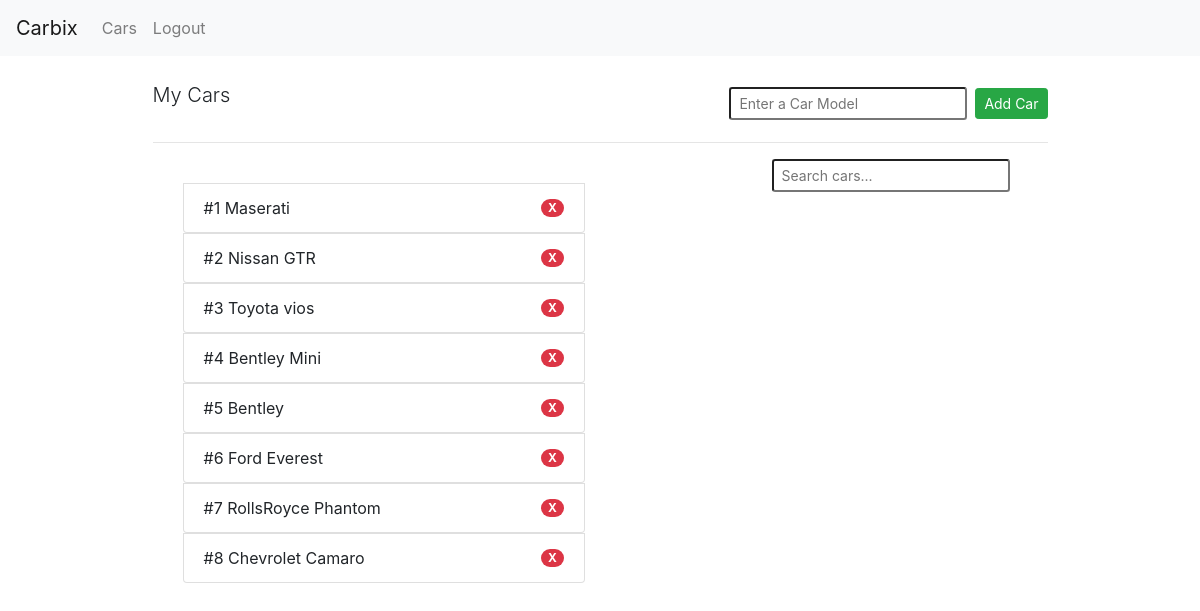
Screenshot of /cars/ (signed in) with the database file from the repository.
### backend/models.py (models this page shows)
class UserCars(models.Model):
    user = models.ForeignKey(User, on_delete=models.CASCADE)
    car = models.ForeignKey(Car, on_delete=models.CASCADE)
    order = models.PositiveSmallIntegerField()
    class Meta:
        ordering = ['order']

class Car(models.Model):
    name = models.CharField(max_length=128, unique=True)
    users = models.ManyToManyField(User, related_name='cars', through='Usercars')
    class Meta:
        ordering = [Lower('name')]

### backend/views.py (the view)
# urls.py: path("cars/", views.CarList.as_view(), name='car-list'),
class CarList(LoginRequiredMixin, ListView):
    template_name = 'cars.html'
    model = Car
    context_object_name = 'cars'
    def get_queryset(self):
        return UserCars.objects.filter(user=self.request.user)

### backend/templates/cars.html (shortened to what this page needs)
{% extends 'base.html' %}
{% block content %}
<div class="align-center col-10 offset-1">
    <div class="d-flex justify-content-between align-items-center">
        <p class="lead ml-0">My Cars</p>
        <form hx-post="{% url 'add-car' %}" hx-target='#car-list' class="d-flex align-items-center">
            <input type="text"
                id="carname-input"
                name="carname"
                class="form-control-sm mr-2"
                placeholder="Enter a Car Model" />
            <button type="submit" class="btn btn-success btn-sm">Add Car</button>
        </form>
    </div>
    <hr/>
    <main class="d-flex">
        <section id="car-list" class="col-12">
            {% include 'partials/car-list.html' %}
        </section>
    </main>
</div>
{% endblock content %}

### backend/templates/base.html (shortened to what this page needs)
{% load static %}
<!DOCTYPE html>
<html lang="en">
<head>
    <link rel="stylesheet" href="https://maxcdn.bootstrapcdn.com/bootstrap/4.0.0/css/bootstrap.min.css">
    <link rel="stylesheet" href="{% static 'css/styles.css' %}" />
</head>
<body>
    {% include 'partials/navbar.html' %}
    <div class="container mt-4">
        {% block content %}
        {% endblock %}
    </div>
</body>
</html>

### backend/templates/partials/navbar.html (shortened to what this page needs)
<nav class="navbar navbar-expand-lg navbar-light bg-light">
    <a class="navbar-brand" href="{% url 'index' %}">Carbix</a>
    <div id="navbarNav">
        <ul class="navbar-nav ml-auto">
            {% if user.is_authenticated %}
            <li class="nav-item">
                <a class="nav-link" href="{% url 'car-list' %}">Cars</a>
            </li>
            <li class="nav-item">
                <a class="nav-link" href="{% url 'logout' %}">Logout</a>
            </li>
            {% endif %}
        </ul>
    </div>
</nav>

### backend/templates/partials/car-list.html (shortened to what this page needs)
<div class="d-flex justify-content-between">
    <section class="col-6">
        {% if cars %}
            <form class="sortable list-group" hx-trigger="end" hx-post="{% url 'sort' %}" hx-target="#car-list">
                {% for car in cars %}
                <div>
                    <li class="list-group-item d-flex justify-content-between align-items-center">
                        #{{car.order}} {{ car.car.name }}
                        <span class="badge badge-danger badge-pill"
                            style="cursor: pointer;"
                            hx-delete="{% url 'delete-car' car.pk %}"
                            hx-target="#car-list"
                            hx-confirm="Are you sure you wish to delete?">X</span>
                    </li>
                </div>
            {% endfor %}
            </form>
        {% else %}
            <p>You do not have any cars in your list</p>
        {% endif %}
    </section>
    <section class="col-4 offset-1">
        {% include 'partials/search.html' %}
    </section>
    </div>

### backend/templates/partials/search.html (shortened to what this page needs)
<div class="d-flex justify-content-end mb-4">
    <input type="text"
        hx-post="{% url 'search-car' %}"
        hx-target='#results'
        hx-trigger="keyup changed delay:500ms"
        name="search"
        class="form-control-sm mr-2"
        placeholder="Search cars..." />
</div>

### rows the page displays
UserCars: order "1", car.name "Maserati"
UserCars: order "2", car.name "Nissan GTR"
UserCars: order "3", car.name "Toyota vios"
UserCars: order "4", car.name "Bentley Mini"
UserCars: order "5", car.name "Bentley"
UserCars: order "6", car.name "Ford Everest"
UserCars: order "7", car.name "RollsRoyce Phantom"
UserCars: order "8", car.name "Chevrolet Camaro"
